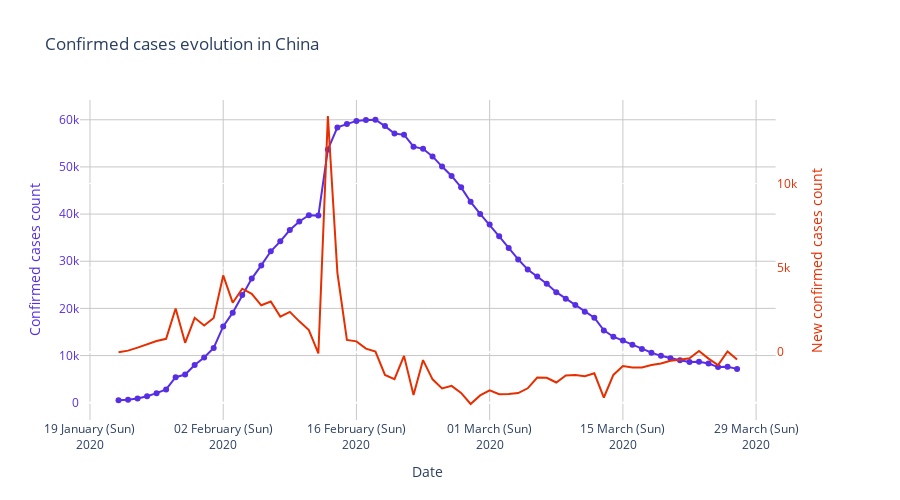

Here is the notebook cell this chart was saved with:
### Code cell
#New cases each day
fig = make_subplots(specs=[[{"secondary_y": True}]])
for cases_in_target_country in [current_cases.loc[current_cases.index=="China"]]:
    new_cases = cases_in_target_country.values[0].tolist()
    new_cases = [new_cases[i] - new_cases[i - 1] if i > 0 else 0 
                 for i in np.arange(0, len(new_cases))]
    fig.add_trace(
        go.Scatter(
            x=cases_in_target_country.columns,
            y=cases_in_target_country.values[0],
            name=cases_in_target_country.index[0],
            mode="lines+markers",
            marker={"color": "rgb(87, 46, 228)"}
        ),
        secondary_y=False
    )
    fig.add_trace(
        go.Scatter(
            x=cases_in_target_country.columns,
            y=new_cases,
            name=cases_in_target_country.index[0],
            mode="lines",
            marker={"color": "rgb(231, 46, 1)"}
        ),
        secondary_y=True
    )
fig.update_layout(
    title="Confirmed cases evolution in China",
    showlegend=False,
    xaxis_tickformat="%d %B (%a)<br>%Y",
    height=500, 
    plot_bgcolor="rgb(255, 255, 255)")
fig.update_xaxes(title_text="Date",
                 gridcolor="rgb(200, 200, 200)", 
                 gridwidth=1)
fig.update_yaxes(title_text="Confirmed cases count", 
                 secondary_y=False,
                 color="rgb(87, 46, 228)",
                 gridcolor="rgb(200, 200, 200)", 
                 gridwidth=1)
fig.update_yaxes(title_text="New confirmed cases count", 
                 secondary_y=True,
                 color="rgb(231, 46, 1)")
fig.show()

### Figure 1 — Plotly figure (JSON) as saved in the notebook; plotly's stock layout.template omitted (floating-point values rounded to 4 significant figures)
{"data": [{"marker": {"color": "rgb(87, 46, 228)"}, "mode": "lines+markers", "name": "China", "type": "scatter", "x": ["2020-01-22T00:00:00", "2020-01-23T00:00:00", "2020-01-24T00:00:00", "2020-01-25T00:00:00", "2020-01-26T00:00:00", "2020-01-27T00:00:00", "2020-01-28T00:00:00", "2020-01-29T00:00:00", "2020-01-30T00:00:00", "2020-01-31T00:00:00", "2020-02-01T00:00:00", "2020-02-02T00:00:00", "2020-02-03T00:00:00", "2020-02-04T00:00:00", "2020-02-05T00:00:00", "2020-02-06T00:00:00", "2020-02-07T00:00:00", "2020-02-08T00:00:00", "2020-02-09T00:00:00", "2020-02-10T00:00:00", "2020-02-11T00:00:00", "2020-02-12T00:00:00", "2020-02-13T00:00:00", "2020-02-14T00:00:00", "2020-02-15T00:00:00", "2020-02-16T00:00:00", "2020-02-17T00:00:00", "2020-02-18T00:00:00", "2020-02-19T00:00:00", "2020-02-20T00:00:00", "2020-02-21T00:00:00", "2020-02-22T00:00:00", "2020-02-23T00:00:00", "2020-02-24T00:00:00", "2020-02-25T00:00:00", "2020-02-26T00:00:00", "2020-02-27T00:00:00", "2020-02-28T00:00:00", "2020-02-29T00:00:00", "2020-03-01T00:00:00", "2020-03-02T00:00:00", "2020-03-03T00:00:00", "2020-03-04T00:00:00", "2020-03-05T00:00:00", "2020-03-06T00:00:00", "2020-03-07T00:00:00", "2020-03-08T00:00:00", "2020-03-09T00:00:00", "2020-03-10T00:00:00", "2020-03-11T00:00:00", "2020-03-12T00:00:00", "2020-03-13T00:00:00", "2020-03-14T00:00:00", "2020-03-15T00:00:00", "2020-03-16T00:00:00", "2020-03-17T00:00:00", "2020-03-18T00:00:00", "2020-03-19T00:00:00", "2020-03-20T00:00:00", "2020-03-21T00:00:00", "2020-03-22T00:00:00", "2020-03-23T00:00:00", "2020-03-24T00:00:00", "2020-03-25T00:00:00", "2020-03-26T00:00:00", "2020-03-27T00:00:00"], "xaxis": "x", "y": [520, 613, 884, 1367, 2026, 2819, 5408, 5967, 8006, 9588, 11616, 16168, 19102, 22864, 26328, 29110, 32111, 34220, 36610, 38438, 39750, 39676, 53678, 58385, 59115, 59758, 59972, 60005, 58657, 57064, 56846, 54302, 53835, 52226, 50078, 48082, 45670, 42599, 40036, 37770, 35282, 32811, 30385, 28245, 26746, 25231, 23435, 22056, 20706, 19277, 18024, 15338, 13992, 13177, 12274, 11371, 10611, 9938, 9433, 8989, 8625, 8693, 8315, 7555, 7604, 7172], "yaxis": "y"}, {"marker": {"color": "rgb(231, 46, 1)"}, "mode": "lines", "name": "China", "type": "scatter", "x": ["2020-01-22T00:00:00", "2020-01-23T00:00:00", "2020-01-24T00:00:00", "2020-01-25T00:00:00", "2020-01-26T00:00:00", "2020-01-27T00:00:00", "2020-01-28T00:00:00", "2020-01-29T00:00:00", "2020-01-30T00:00:00", "2020-01-31T00:00:00", "2020-02-01T00:00:00", "2020-02-02T00:00:00", "2020-02-03T00:00:00", "2020-02-04T00:00:00", "2020-02-05T00:00:00", "2020-02-06T00:00:00", "2020-02-07T00:00:00", "2020-02-08T00:00:00", "2020-02-09T00:00:00", "2020-02-10T00:00:00", "2020-02-11T00:00:00", "2020-02-12T00:00:00", "2020-02-13T00:00:00", "2020-02-14T00:00:00", "2020-02-15T00:00:00", "2020-02-16T00:00:00", "2020-02-17T00:00:00", "2020-02-18T00:00:00", "2020-02-19T00:00:00", "2020-02-20T00:00:00", "2020-02-21T00:00:00", "2020-02-22T00:00:00", "2020-02-23T00:00:00", "2020-02-24T00:00:00", "2020-02-25T00:00:00", "2020-02-26T00:00:00", "2020-02-27T00:00:00", "2020-02-28T00:00:00", "2020-02-29T00:00:00", "2020-03-01T00:00:00", "2020-03-02T00:00:00", "2020-03-03T00:00:00", "2020-03-04T00:00:00", "2020-03-05T00:00:00", "2020-03-06T00:00:00", "2020-03-07T00:00:00", "2020-03-08T00:00:00", "2020-03-09T00:00:00", "2020-03-10T00:00:00", "2020-03-11T00:00:00", "2020-03-12T00:00:00", "2020-03-13T00:00:00", "2020-03-14T00:00:00", "2020-03-15T00:00:00", "2020-03-16T00:00:00", "2020-03-17T00:00:00", "2020-03-18T00:00:00", "2020-03-19T00:00:00", "2020-03-20T00:00:00", "2020-03-21T00:00:00", "2020-03-22T00:00:00", "2020-03-23T00:00:00", "2020-03-24T00:00:00", "2020-03-25T00:00:00", "2020-03-26T00:00:00", "2020-03-27T00:00:00"], "xaxis": "x", "y": [0, 93, 271, 483, 659, 793, 2589, 559, 2039, 1582, 2028, 4552, 2934, 3762, 3464, 2782, 3001, 2109, 2390, 1828, 1312, -74, 14002, 4707, 730, 643, 214, 33, -1348, -1593, -218, -2544, -467, -1609, -2148, -1996, -2412, -3071, -2563, -2266, -2488, -2471, -2426, -2140, -1499, -1515, -1796, -1379, -1350, -1429, -1253, -2686, -1346, -815, -903, -903, -760, -673, -505, -444, -364, 68, -378, -760, 49, -432], "yaxis": "y2"}], "layout": {"height": 500, "plot_bgcolor": "rgb(255, 255, 255)", "showlegend": false, "title": {"text": "Confirmed cases evolution in China"}, "xaxis": {"anchor": "y", "domain": [0, 0.94], "gridcolor": "rgb(200, 200, 200)", "gridwidth": 1, "tickformat": "%d %B (%a)<br>%Y", "title": {"text": "Date"}}, "yaxis": {"anchor": "x", "color": "rgb(87, 46, 228)", "domain": [0, 1], "gridcolor": "rgb(200, 200, 200)", "gridwidth": 1, "title": {"text": "Confirmed cases count"}}, "yaxis2": {"anchor": "x", "color": "rgb(231, 46, 1)", "overlaying": "y", "side": "right", "title": {"text": "New confirmed cases count"}}}}
